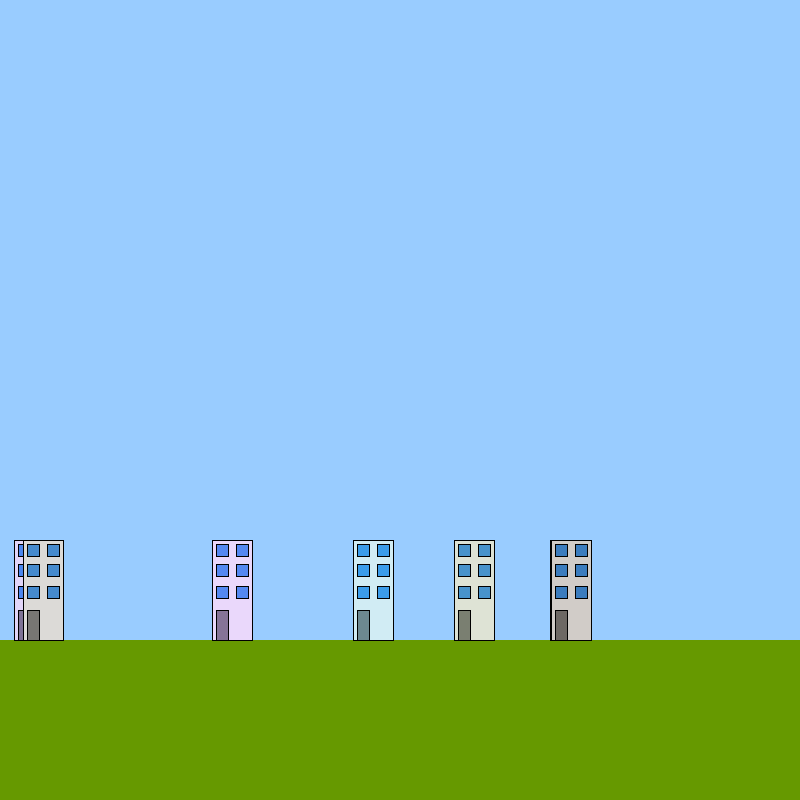
Frame 1 (no input)
Frame 60 (the mouse pressed at the canvas centre just before this capture): identical to frame 1, image omitted
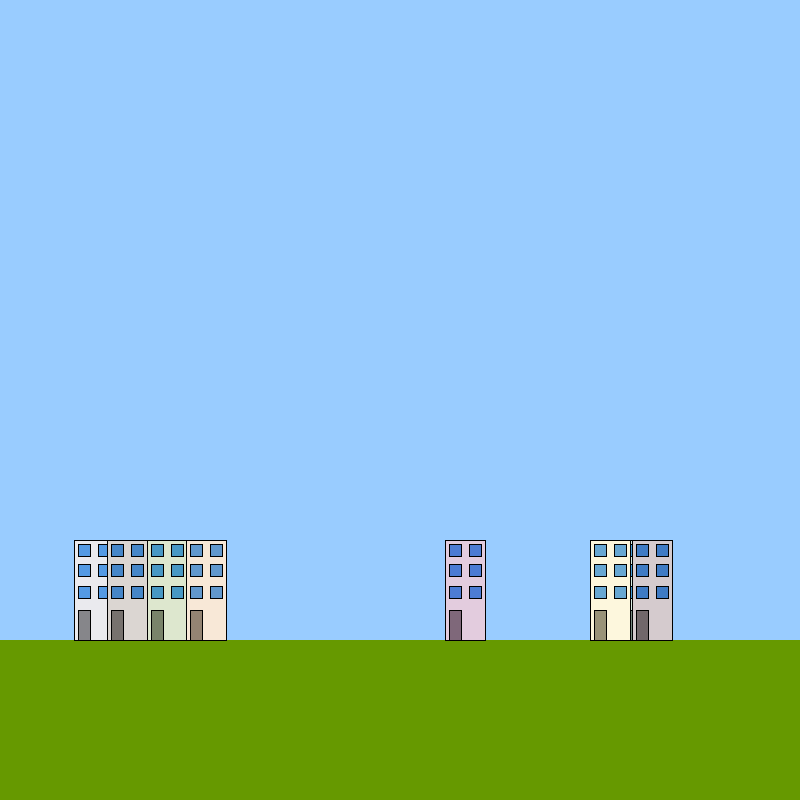
Frame 120 (the mouse held since frame 60 and released just before this capture)

The Processing sketch that drew these frames (run headless with seeded random() and noise(); from frame 60 on, the mouse is pressed at the canvas centre):

// Processing sketch: functionPractice
// ── functionPractice.pde
int randomSeed = int(random(10000));

void setup() {
  size(800, 800);
}

void mousePressed() {
  randomSeed = int(random(10000));
}

void draw() {
  randomSeed(randomSeed);
  background(#99ccff);
  noStroke();
  fill(#669900);
  rect(0, height * 0.8, width, height);

  for (int n = 0; n < random(5, 10); n++) {
    house(random(10, 680), 40, -100,
      random(200, 255), random(200, 255), random(200, 255));
  }
}

void house(float x, float houseW, float houseH,
  float r, float g, float b) {
  pushMatrix();
  translate(0, height * 0.8);
  fill(r, g, b);
  stroke(0);
  strokeWeight(1);
  rect(x, 0, houseW, houseH);
  float sHouseW = houseW * 0.3;
  float sHouseH = houseH * 0.3;
  fill(r - 100, g - 100, b -100);
  rect(x + houseW * 0.1, 0, sHouseW, sHouseH);
  fill(r - 150, g - 80, b -10);
  rect(x + houseW * 0.1, houseH + 4, sHouseW, sHouseW);
  rect(x + houseW * 0.1, houseH + sHouseW + 12, sHouseW, sHouseW);
  rect(x + houseW * 0.1, houseH + sHouseW + sHouseW + 22, sHouseW, sHouseW);
  rect(x + houseW * 0.6, houseH + 4, sHouseW, sHouseW);
  rect(x + houseW * 0.6, houseH + sHouseW + 12, sHouseW, sHouseW);
  rect(x + houseW * 0.6, houseH + sHouseW + sHouseW + 22, sHouseW, sHouseW);
  popMatrix();
}
